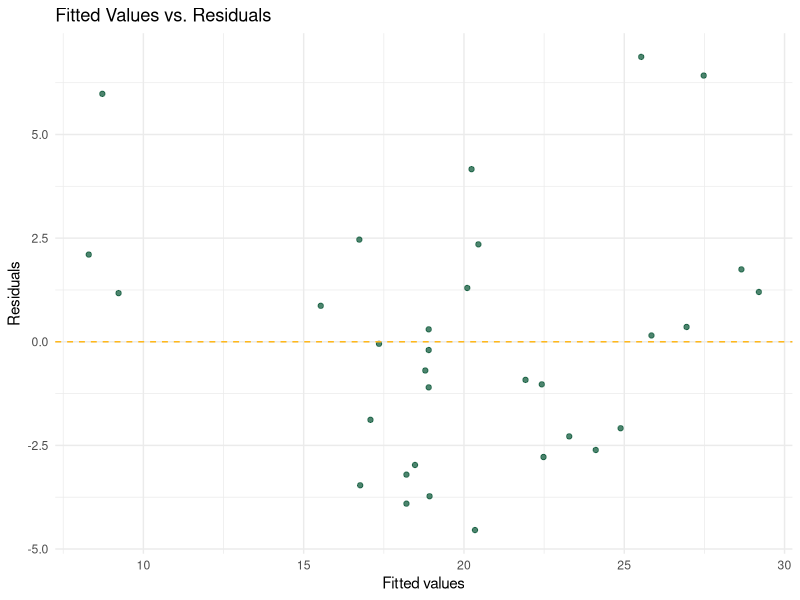
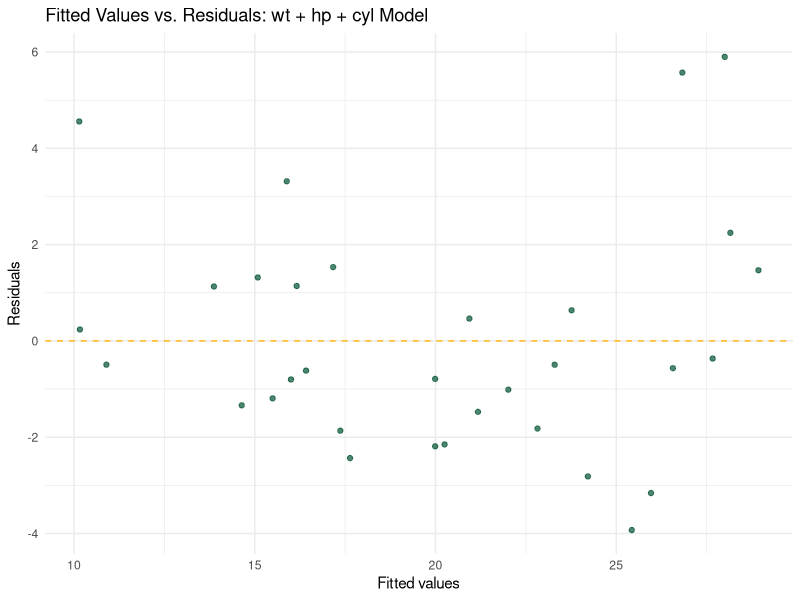
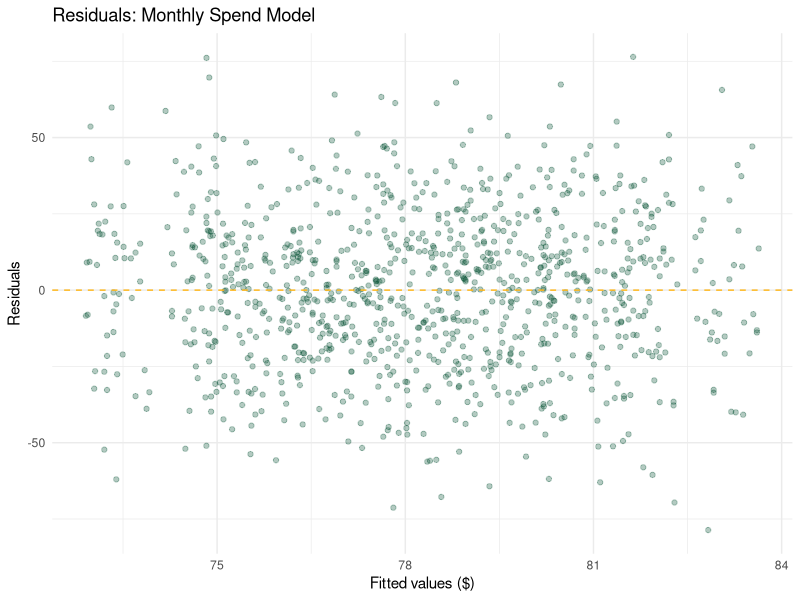
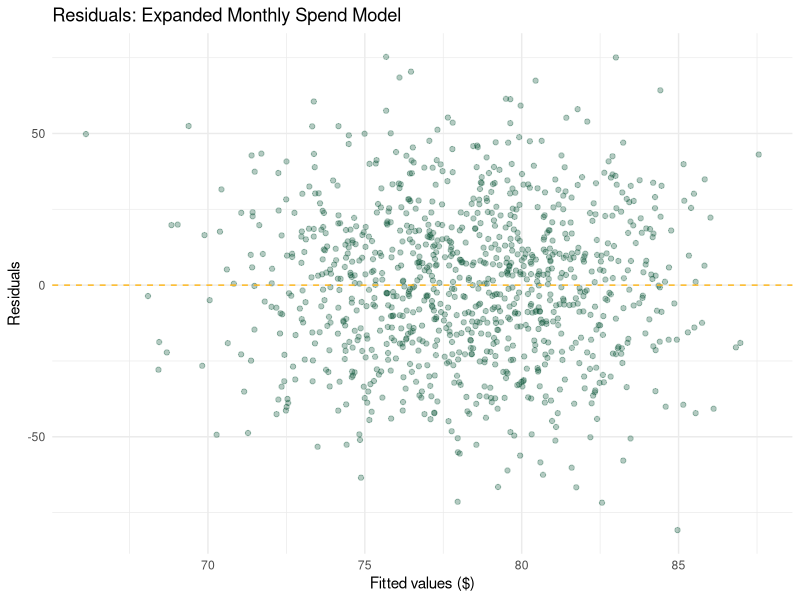

Write the R code that produced these figures, in order.
## ---- chunk 1
library(tidyverse)
library(broom)
## ---- chunk 2
fit_simple <- lm(mpg ~ wt, data = mtcars)

tidy(fit_simple)

glance(fit_simple)
## ---- chunk 3
augment(fit_simple) |>
  head(10)
## ---- chunk 4
augment(fit_simple) |>
  ggplot(aes(x = .fitted, y = .resid)) +
  geom_point(color = "#005030", alpha = 0.7) +
  geom_hline(yintercept = 0, linetype = "dashed", color = "#FFB81C") +
  labs(
    title = "Fitted Values vs. Residuals",
    x = "Fitted values",
    y = "Residuals"
  ) +
  theme_minimal()
## ---- chunk 5
fit_mpg_full <- lm(mpg ~ wt + hp + cyl, data = mtcars)

tidy(fit_mpg_full)

glance(fit_mpg_full)
## ---- chunk 6
augment(fit_mpg_full) |>
  ggplot(aes(x = .fitted, y = .resid)) +
  geom_point(color = "#005030", alpha = 0.7) +
  geom_hline(yintercept = 0, linetype = "dashed", color = "#FFB81C") +
  labs(
    title = "Fitted Values vs. Residuals: wt + hp + cyl Model",
    x = "Fitted values",
    y = "Residuals"
  ) +
  theme_minimal()
## ---- chunk 7
set.seed(6100)

customer_data <- tibble(
  customer_id = 1:1000,
  tenure = sample(1:72, 1000, replace = TRUE),
  num_products = sample(1:6, 1000, replace = TRUE),
  region = sample(c("East", "Midwest", "South", "West"), 1000, replace = TRUE),
  num_complaints = rpois(1000, lambda = 1.4),
  last_login_days = sample(0:90, 1000, replace = TRUE),
  monthly_spend = 83 +
    0.04 * tenure +
    0.27 * num_products +
    if_else(region == "South", 2.7, 0) +
    if_else(region == "Midwest", -1.0, 0) +
    if_else(region == "West", 1.2, 0) +
    -1.8 * num_complaints +
    -0.09 * last_login_days +
    rnorm(1000, mean = 0, sd = 25)
)

customer_data |>
  head(10)
## ---- chunk 8
spend_fit <- lm(
  monthly_spend ~ tenure + num_products + region,
  data = customer_data
)

tidy(spend_fit)

summary(spend_fit)
## ---- chunk 9
glance(spend_fit)
## ---- chunk 10
augment(spend_fit) |>
  ggplot(aes(x = .fitted, y = .resid)) +
  geom_point(alpha = 0.3, color = "#005030") +
  geom_hline(yintercept = 0, linetype = "dashed", color = "#FFB81C") +
  labs(
    title = "Residuals: Monthly Spend Model",
    x = "Fitted values ($)",
    y = "Residuals"
  ) +
  theme_minimal()
## ---- chunk 11
spend_fit_full <- lm(
  monthly_spend ~ tenure + num_products + region + num_complaints + last_login_days,
  data = customer_data
)

tidy(spend_fit_full)

glance(spend_fit_full)
## ---- chunk 12
augment(spend_fit_full) |>
  ggplot(aes(x = .fitted, y = .resid)) +
  geom_point(alpha = 0.3, color = "#005030") +
  geom_hline(yintercept = 0, linetype = "dashed", color = "#FFB81C") +
  labs(
    title = "Residuals: Expanded Monthly Spend Model",
    x = "Fitted values ($)",
    y = "Residuals"
  ) +
  theme_minimal()
## ---- chunk 13
tibble(
  Model = c("mpg ~ wt", "mpg ~ wt + hp + cyl", "Basic marketing model", "Expanded marketing model"),
  Purpose = c(
    "Predict fuel efficiency from vehicle weight",
    "Predict fuel efficiency from multiple vehicle characteristics",
    "Predict monthly spend from tenure, products, and region",
    "Predict monthly spend after adding complaints and login recency"
  )
)
